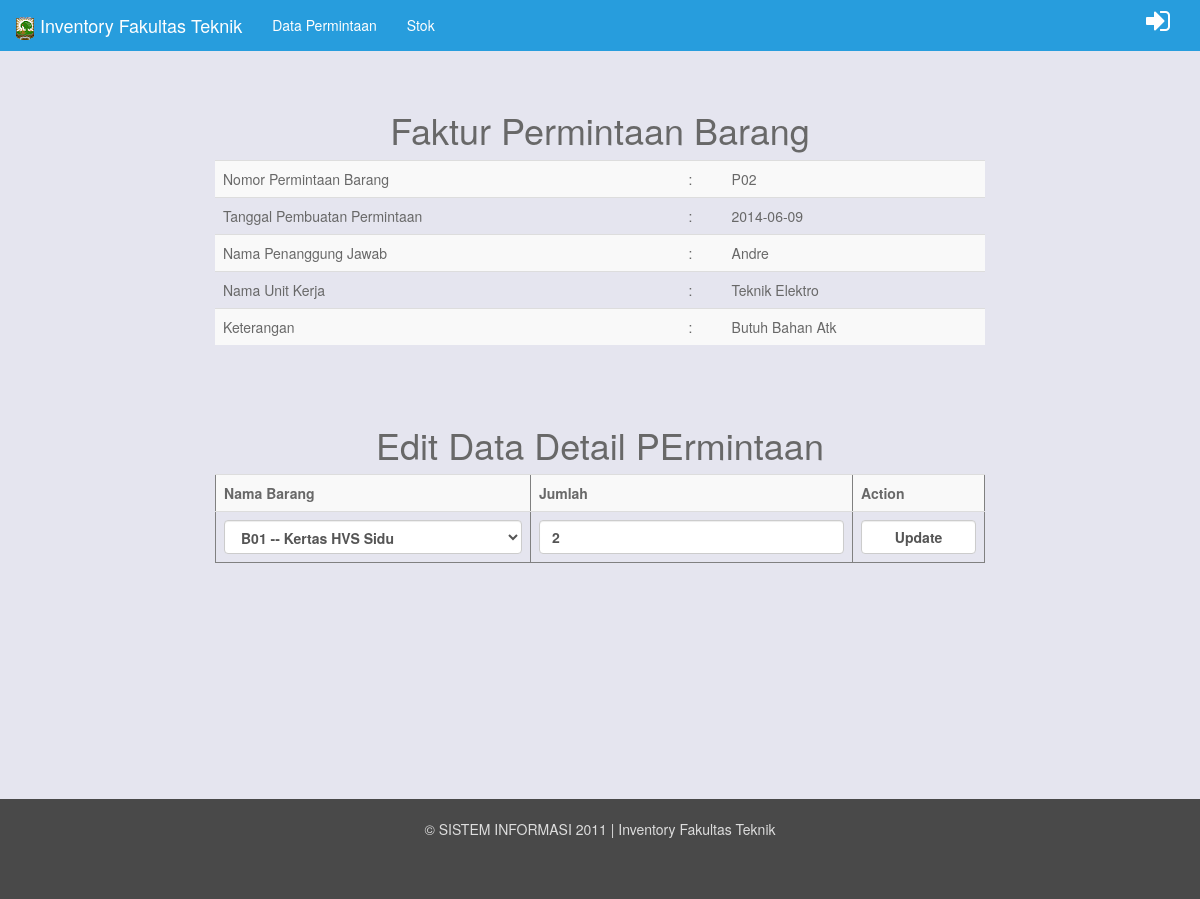
/permintaan_barang/detail_permintaan/updatedetailpermintaan.php?id_detail_permintaan=20&no_permintaan_barang=P02 (signed in), run on the app's committed database.
### tables this page shows
CREATE TABLE IF NOT EXISTS `permintaan_brg` (
  `no_permintaan_barang` varchar(10) NOT NULL,
  `kode_akun` int(10) NOT NULL,
  `keterangan` varchar(50) NOT NULL,
  `tanggal_permintaan_barang` date NOT NULL,
  PRIMARY KEY (`no_permintaan_barang`),
  KEY `user_permintaan_brg_fk` (`kode_akun`)
);

CREATE TABLE IF NOT EXISTS `user` (
  `kode_akun` int(10) NOT NULL AUTO_INCREMENT,
  `username` varchar(15) NOT NULL,
  `id_unit_kerja` varchar(10) NOT NULL,
  `password` varchar(10) NOT NULL,
  `nama_penanggungjawab` varchar(25) NOT NULL,
  `role` varchar(10) NOT NULL DEFAULT 'user',
  PRIMARY KEY (`kode_akun`),
  UNIQUE KEY `username` (`username`),
  KEY `unit_kerja_user_fk` (`id_unit_kerja`)
);

CREATE TABLE IF NOT EXISTS `unit_kerja` (
  `id_unit_kerja` varchar(10) NOT NULL,
  `unit_kerja` varchar(30) NOT NULL,
  PRIMARY KEY (`id_unit_kerja`)
);

CREATE TABLE IF NOT EXISTS `detail_permintaan` (
  `id_detail_permintaan` int(10) NOT NULL AUTO_INCREMENT,
  `no_permintaan_barang` varchar(10) NOT NULL,
  `jumlah` int(11) NOT NULL,
  `id_brg` varchar(20) NOT NULL,
  PRIMARY KEY (`id_detail_permintaan`),
  KEY `permintaan_brg_detail_permintaan_fk` (`no_permintaan_barang`),
  KEY `barang_detail_permintaan_fk` (`id_brg`)
);

CREATE TABLE IF NOT EXISTS `barang` (
  `id_brg` varchar(20) NOT NULL,
  `barcode` varchar(30) DEFAULT NULL,
  `id_jenis_barang` varchar(10) NOT NULL,
  `satuan` varchar(10) NOT NULL,
  `nama_barang` varchar(30) NOT NULL,
  PRIMARY KEY (`id_brg`),
  UNIQUE KEY `barcode` (`barcode`),
  KEY `jenis_barang_barang_fk` (`id_jenis_barang`)
);

### database.php (called while the page is built)
<?php
class Database extends PDO {
    protected $dsn = 'mysql:dbhost=localhost;dbname=inventory_ft';
    protected $user = 'root';
    protected $password = '';
    public function __construct(){
        try{
            $this->dbh = new PDO($this->dsn,$this->user,$this->password);
        }
        catch(PDOException $e){
        }
    }
}
?>

### queryumum.php (called while the page is built)
<?php
require 'database.php';
class Queryumum extends Database {
    public function Que($que){
        $this->statement = $this->dbh->prepare($que);
        $this->statement->execute();
        return $this->statement->fetchAll();
    }
}
?>

### permintaan_barang/detail_permintaan/updatedetailpermintaan.php (the view, shortened to what this page needs)
<?php
require( 'querydetailpermintaan.php' );
$no_permintaan_barang = isset($_GET['no_permintaan_barang']) ? $_GET['no_permintaan_barang'] : '';
$que = 'select * from permintaan_brg, user, unit_kerja where user.id_unit_kerja = unit_kerja.id_unit_kerja and permintaan_brg.kode_akun = user.kode_akun and no_permintaan_barang = "'.$no_permintaan_barang.'"';
foreach($masukdetailpermintaan->Que($que) as $value){
    $unit_kerja = $value['unit_kerja'];
	$nama_penanggungjawab = $value['nama_penanggungjawab'];
	$keterangan = $value['keterangan'];
	$tanggal_permintaan_barang = $value['tanggal_permintaan_barang'];
}
?>
<br>
<h1>Faktur Permintaan Barang</h1>
  <table style="border-collapse:collapse;text-align:left;" class="table table-striped">
    <tr>
      <td>Nomor Permintaan Barang</td>
      <td>:</td>
      <td><?php echo $no_permintaan_barang; ?></td>
    </tr>
    <tr>
      <td>Tanggal Pembuatan Permintaan</td>
      <td>:</td>
      <td><?php echo $tanggal_permintaan_barang; ?></td>
    </tr>
    <tr>
      <td>Nama Penanggung Jawab</td>
      <td>:</td>
      <td>
		<?php echo $nama_penanggungjawab; ?>
	  </td>
    </tr>
    <tr>
      <td>Nama Unit Kerja</td>
      <td>:</td>
      <td>
	  <?php echo $unit_kerja; ?>
	  </td>
    </tr>
    <tr>
      <td>Keterangan</td>
      <td>:</td>
      <td>
	  <?php echo $keterangan; ?>
	  </td>
    </tr>
 </table>
 <?php
$id_detail_permintaan = isset($_GET['id_detail_permintaan']) ? $_GET['id_detail_permintaan'] : '';
$que = 'select * from detail_permintaan,barang where detail_permintaan.id_brg=barang.id_brg and id_detail_permintaan="'.$id_detail_permintaan.'"';
foreach($masukdetailpermintaan->Que($que) as $value){
    $id_barang = $value['id_brg'];
	$jumlah = $value['jumlah'];
	$nama_brg = $value['nama_barang'];
}
?>
<br>
<br>
<h1>Edit Data Detail PErmintaan</h1>
<form action="updatedetailpermintaan-proses.php" enctype="multipart/form-data" method="post" >
<table border="1" style="border-collapse:collapse;text-align:left;" class="table table-striped">
  <tr>
    <th>Nama Barang</th>
    <th>Jumlah</th>
	<th>Action</th>
  </tr>
  <tr>
    <th>
	<select name="id_brg" class="form-control">
	<option value="<?php echo $id_barang; ?>"><?php echo $id_barang; ?> -- <?php echo $nama_brg; ?></option>
    </select>
	</th>
    <th><input type="text" class="form-control" name="jumlah" value="<?php echo $jumlah; ?>" required pattern="[0-9]{1,30}" /></th>
	<th><input type="submit" class="form-control" value="Update" name="kirim" /></th>
  </tr>
</table>
 </form>

### permintaan_barang/detail_permintaan/css/styles.css (style rules this page uses)
html,body { height:100%; background:center no-repeat fixed url('/assets/example/bg_suburb.jpg'); }
footer { background-color:#494949; color:#ddd; min-height:100px; padding-top:20px; padding-bottom:40px; }

### data on the page
permintaan_brg: tanggal_permintaan_barang "2014-06-09", kode_akun.nama_penanggungjawab "Andre", unit_kerja.unit_kerja "Teknik Elektro", keterangan "Butuh Bahan Atk"
detail_permintaan: id_brg "B01 -- Kertas HVS Sidu", jumlah "2"

### other printed values
$no_permintaan_barang "P02"
